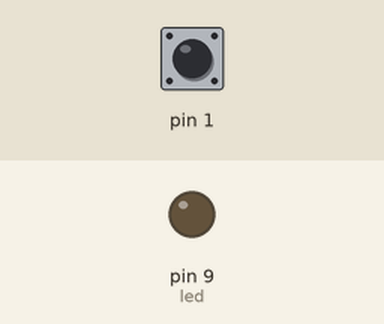
A sketch run on a simulated Arduino Uno, built with avr-gcc and run on an emulated ATmega328P. Shown: output pins drawn as LEDs (lit = HIGH). The test bench sets the inputs (shaded band); at power-on: pin 1 LOW.

Above: at 1.2 s.
1.3 s: pin 1 pulsed HIGH 5 times (0.12 s each, 0.3 s apart)
At 2.7 s:
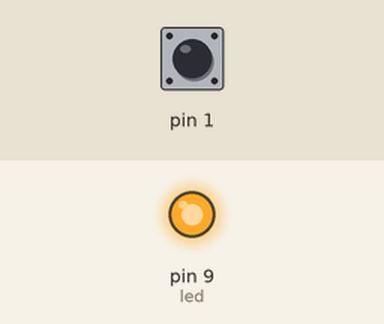
Timing chart, 0 to 4.3 s (numbered marks = the images above; inputs shaded):
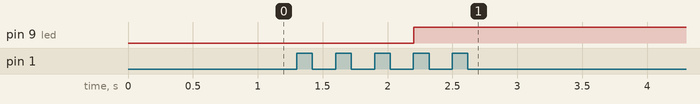

Measured:
- after the input at 1.3 s, pin 9 (led): LOW → HIGH after 0.90 s

The sketch:

fade.ino
```cpp
//Imate dva tastera kad pritisnete prvi intenzitet svetlosti na ledu se pojacava
//Kad pritisnete drugi onda se smanjuje
//Ne sme de sa povecava kad se drzi taster, samo jednom se menja kad se pritisne.


int led = 9;
int brightness = 0;
int fadeAmount = 5;
bool rlsUp = true;
bool buttonStatusUp;
bool buttonPinUp = 2;
bool rlsDown = true;
bool buttonStatusDown;
bool buttonPinDown = 2;

void setup() {
  pinMode(led, OUTPUT);
}

void loop() {
    //citamo tastere
    buttonStatusUp = digitalRead(buttonPinUp);
    buttonStatusDown = digitalRead(buttonPinDown);

    //ako je taster bio pusten i sad je pritisnut promeni intenzitet za neku kolicinu
    //u slucaju Up tastera povecaj u slucaju Down tastera smanji
    if(buttonStatusUp == HIGH && rlsUp == true){
        brightness = brightness + fadeAmount;
        rlsUp= false;
        delay(200);
    }

    if(buttonStatusDown == HIGH && rlsDown == true){
        brightness = brightness - fadeAmount;
        rlsDown = false;
        delay(200);
    }

    if(buttonStatusUp == LOW){
        rlsUp == true;
        delay(100);
    }

    if(buttonStatusDown == LOW){
        rlsDown = true;
        delay(100);
    }

    //limitiramo vrednosti na 0 i 255, ne pustamo da izadje iz granice 0-255
    if(brightness < 0) brightness == 0;
    if(brightness > 255) brightness == 255;

    analogWrite(led, brightness); //upisemo intenzitet na led
}
```
